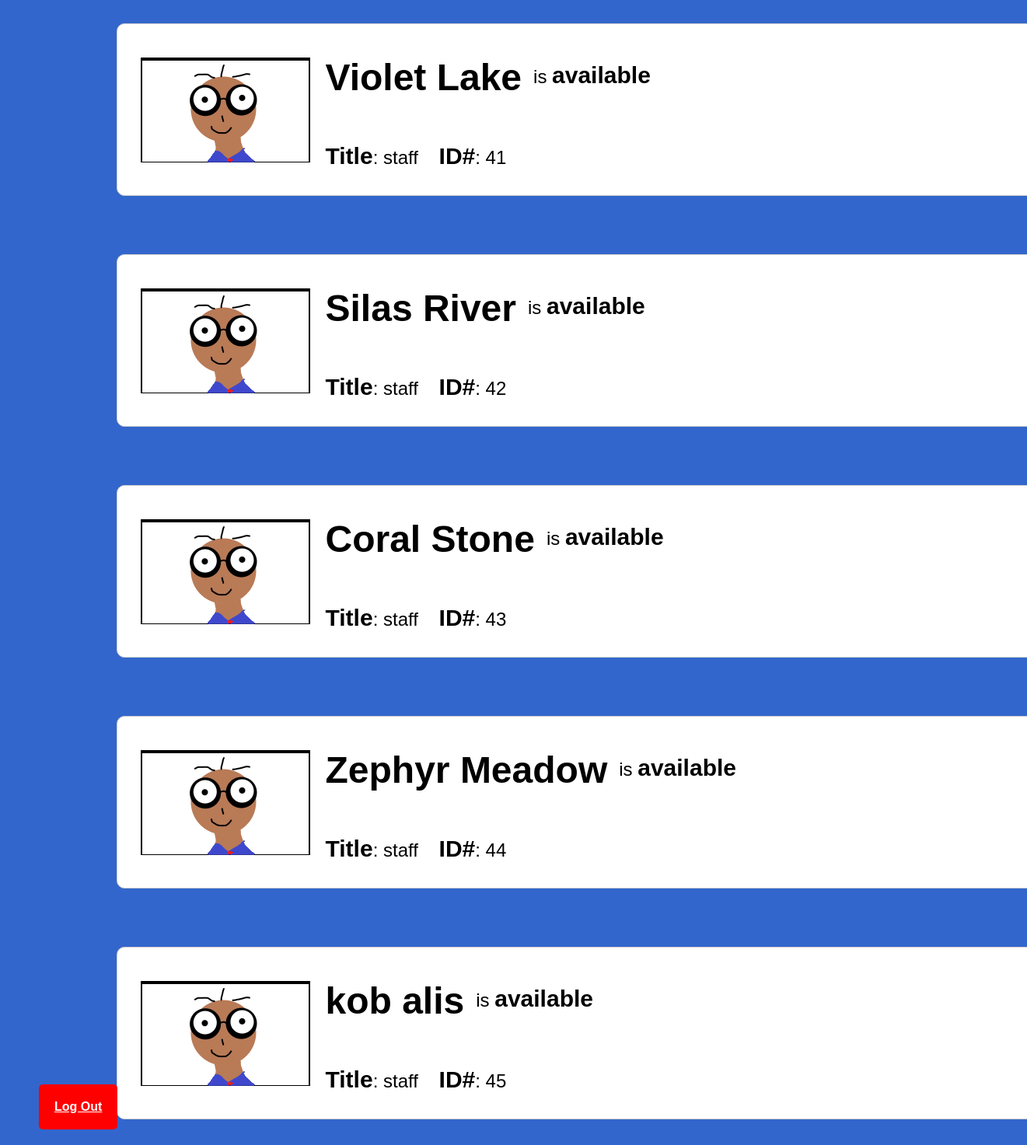
/managers/staffStatus.php (lower part), run on an earlier commit of the app's database.
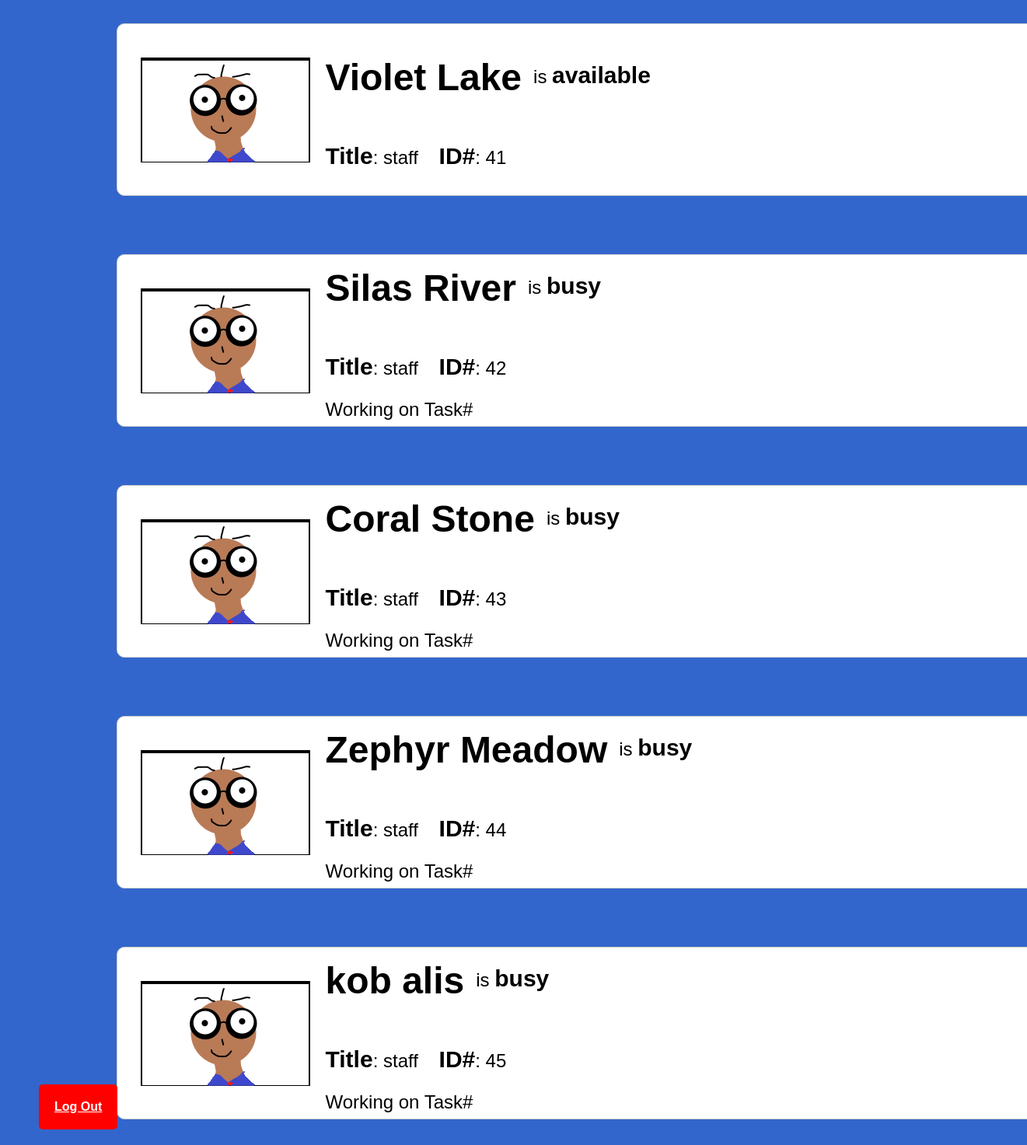
And on a later commit of the database.
### tables this page shows
CREATE TABLE `users` (
  `userID` int(11) NOT NULL,
  `password` varchar(255) NOT NULL,
  `firstname` varchar(255) NOT NULL,
  `lastname` varchar(255) NOT NULL,
  `role` enum('admin','manager','staff') NOT NULL,
  `status` enum('available','busy') DEFAULT 'available'
);

### database.php (called while the page is built, shortened)
<?php
$db_server = "localhost";
$db_user = "root";
$db_pass = "";
$db_name = "Silvee";
$conn = mysqli_connect($db_server, $db_user, $db_pass,  $db_name);
$employees = mysqli_query($conn, "SELECT * FROM users");
?>

### managers/staffStatus.php (the view, shortened to what this page needs)
<!DOCTYPE html>
<html lang="en">
<head>
    <link rel="stylesheet" href="../style.css">
</head>
<body>
    <div class="main-content">
        <br>
        <div class="container">
            <?php
            include("../database.php");
            while ($row = mysqli_fetch_assoc($employees)){
                if($row["role"] != 'admin'){
                    if($row["role"] === "staff"){
                        echo '<div class="card">';
                        echo '<img src="../employee.png" alt="Plane Image" class="planePic"> <div>';
                        echo  '<div class="row">';
                        echo '<h1>' . $row["firstname"], " ", $row["lastname"] . '</h1> <p>is <strong>' . $row["status"] . '</strong></p>';
                        echo '</div> <br>';
                        echo '<p> <strong>Title</strong>: '. $row["role"]  .'&nbsp &nbsp <strong>ID#</strong>: '. $row["userID"] .'&nbsp &nbsp </p>';
                        if($row["status"] === "busy"){
                            echo '<p>Working on Task# ' . $row["tasks"] .' </p>';
                        }
                        echo "</div></div>";
                    }
                }
            }
            ?>
            </div>
        </div>
    <a href="../index.php" class="logout">Log Out</a>
</body>
</html>

### style.css (style rules this page uses)
.logout { background-color: red; color: white; font-weight: 700; position: fixed; bottom: 0; left: 0; padding: 20px; margin: 20px; margin-left: 50px; border-radius: 5px; }
body { font-family: Arial, sans-serif; background-color: #3366cc; }
.main-content { margin: 0; margin-left: 200px; justify-content: center; align-items: start; }
.container { display: grid; justify-content: center; align-items: center; gap: 25px; }
.card, .pieChart { width: 1200px; height: 200px; border: 1px solid #ccc; border-radius: 10px; margin: 25px; background-color: white; display: flex; justify-content: center; align-items: center; font-family: sans-serif; font-size: 1.5em; padding: 10px; }
.card img { margin: 20px; }
.card div { flex-grow: 1; }
.card h1 { margin-bottom: 5px; }
.card strong { font-size: 30px; font-weight: 900; }
.row { display: flex; }
.row p { margin: 40px 0 0 15px; }

What changed in the data, as far as the page shows it:
changed users "Silas": status "available" → "busy"; now shows "Working on Task#"
changed users "Coral": status "available" → "busy"; now shows "Working on Task#"
changed users "Zephyr": status "available" → "busy"; now shows "Working on Task#"
changed users "kob": status "available" → "busy"; now shows "Working on Task#"
